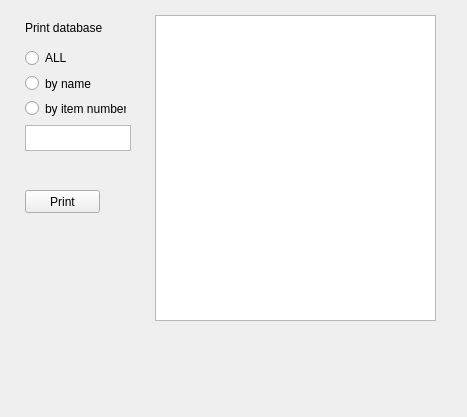
<?xml version="1.0" encoding="UTF-8"?>
<ui version="4.0">
 <class>P4print</class>
 <widget class="QWidget" name="P4print">
  <property name="geometry">
   <rect>
    <x>0</x>
    <y>0</y>
    <width>467</width>
    <height>417</height>
   </rect>
  </property>
  <property name="windowTitle">
   <string>Form</string>
  </property>
  <widget class="QLabel" name="label">
   <property name="geometry">
    <rect>
     <x>25</x>
     <y>20</y>
     <width>141</width>
     <height>16</height>
    </rect>
   </property>
   <property name="text">
    <string>Print database</string>
   </property>
  </widget>
  <widget class="QPushButton" name="pushButton">
   <property name="geometry">
    <rect>
     <x>25</x>
     <y>190</y>
     <width>75</width>
     <height>23</height>
    </rect>
   </property>
   <property name="text">
    <string>Print</string>
   </property>
  </widget>
  <widget class="QRadioButton" name="ALL">
   <property name="geometry">
    <rect>
     <x>25</x>
     <y>45</y>
     <width>82</width>
     <height>26</height>
    </rect>
   </property>
   <property name="text">
    <string>ALL</string>
   </property>
  </widget>
  <widget class="QRadioButton" name="ByName">
   <property name="geometry">
    <rect>
     <x>25</x>
     <y>75</y>
     <width>82</width>
     <height>17</height>
    </rect>
   </property>
   <property name="text">
    <string>by name</string>
   </property>
  </widget>
  <widget class="QRadioButton" name="ByNum">
   <property name="geometry">
    <rect>
     <x>25</x>
     <y>100</y>
     <width>101</width>
     <height>17</height>
    </rect>
   </property>
   <property name="text">
    <string>by item number</string>
   </property>
  </widget>
  <widget class="QTextBrowser" name="textBrowser">
   <property name="geometry">
    <rect>
     <x>155</x>
     <y>15</y>
     <width>281</width>
     <height>306</height>
    </rect>
   </property>
   <property name="font">
    <font>
     <family>Courier</family>
    </font>
   </property>
  </widget>
  <widget class="QTextEdit" name="textEdit">
   <property name="geometry">
    <rect>
     <x>25</x>
     <y>125</y>
     <width>106</width>
     <height>26</height>
    </rect>
   </property>
  </widget>
 </widget>
 <resources/>
 <connections/>
</ui>
